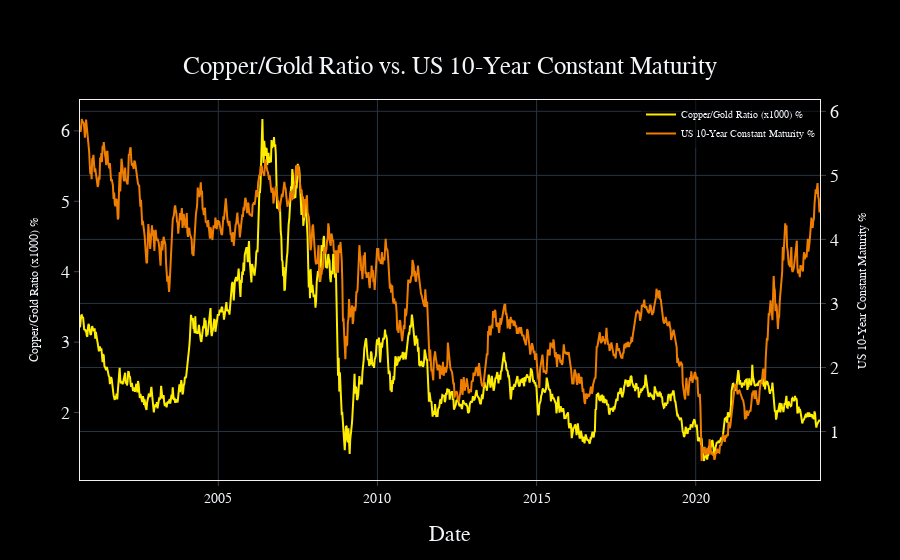

The code cell stored with this chart in its notebook:
### Code cell
fig = go.Figure()

# Add the first scatter trace with its own y-axis
fig.add_scatter(x=data.index, y=data["Copper/Gold Ratio"], name="Copper/Gold Ratio (x1000) %", yaxis="y1")

# Add the second scatter trace with its own y-axis
fig.add_scatter(x=data.index, y=data["US 10-Year Constant Maturity"], name="US 10-Year Constant Maturity %", yaxis="y2")

# Update the layout to include the y-axes and their titles
fig.update_layout(
    yaxis=dict(title="Copper/Gold Ratio (x1000) %", side="left", position=0, titlefont=dict(size=12), showgrid=False),
    yaxis2=dict(title="US 10-Year Constant Maturity %", side="right", overlaying="y", position=1, titlefont=dict(size=12)),
    xaxis=dict(title="Date"),
    title="Copper/Gold Ratio vs. US 10-Year Constant Maturity",
    title_y=0.90,
    title_x=0.5,
)

# Set the legend position
fig.update_layout(
    legend=dict(yanchor="top", y=1, xanchor="right", x=1.0, font=dict(size=10))
)

# Show the plot
fig.show()

### Figure 1 — Plotly figure (JSON) as saved in the notebook; plotly's stock layout.template omitted (floating-point values rounded to 4 significant figures; data arrays with more than 128 entries replaced by an {"elided": "..."} marker saying what was removed)
{"data": [{"name": "Copper/Gold Ratio (x1000) %", "type": "scatter", "x": {"elided": "1214 str values"}, "y": {"elided": "1214 float values"}, "yaxis": "y"}, {"name": "US 10-Year Constant Maturity %", "type": "scatter", "x": {"elided": "1214 str values"}, "y": {"elided": "1214 float values"}, "yaxis": "y2"}], "layout": {"legend": {"font": {"size": 10}, "x": 1, "xanchor": "right", "y": 1, "yanchor": "top"}, "title": {"text": "Copper/Gold Ratio vs. US 10-Year Constant Maturity", "x": 0.5, "y": 0.9}, "xaxis": {"title": {"text": "Date"}}, "yaxis": {"position": 0, "showgrid": false, "side": "left", "title": {"font": {"size": 12}, "text": "Copper/Gold Ratio (x1000) %"}}, "yaxis2": {"overlaying": "y", "position": 1, "side": "right", "title": {"font": {"size": 12}, "text": "US 10-Year Constant Maturity %"}}}}
